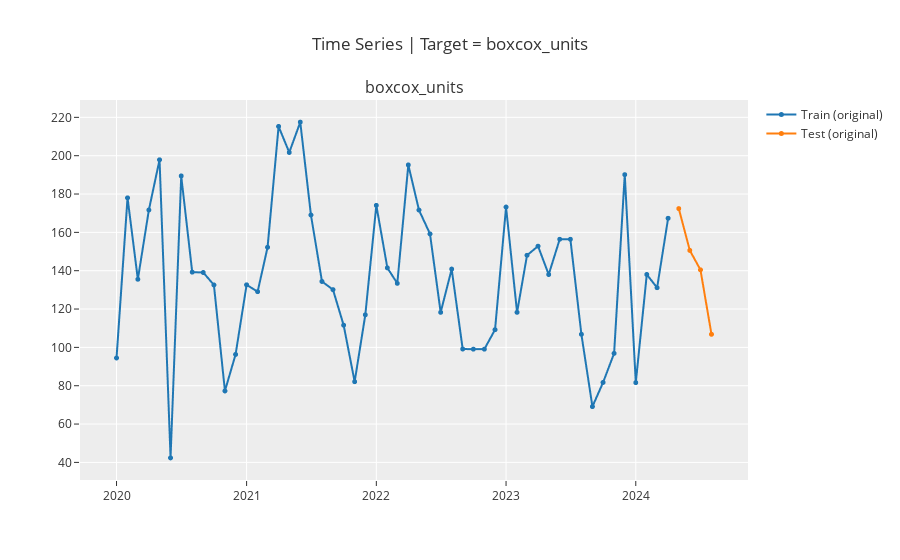

Here is the notebook cell this chart was saved with:
### Markdown cell above
### Checking Set Up

### Code cell
exp.plot_model(plot='train_test_split')
